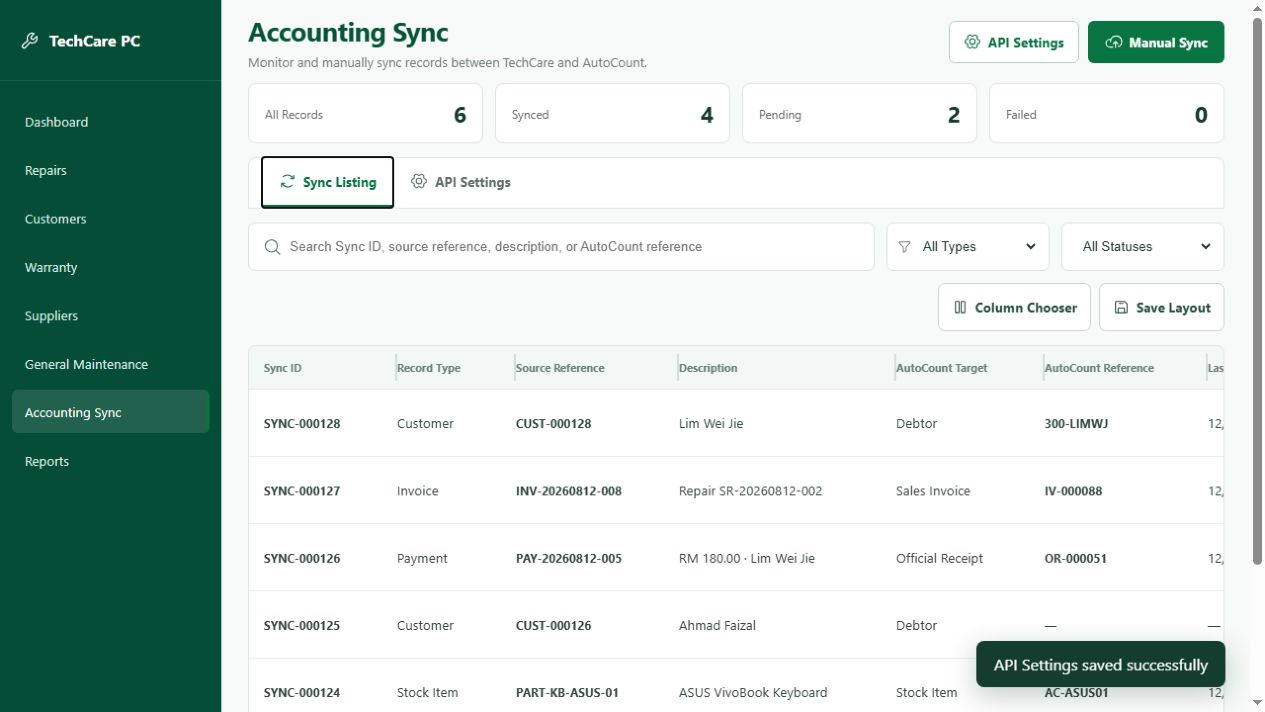
#> input picture accounting-sync-listing.png, 1265 x 712 px, given in place of codex-clipboard-83943cb3-5181-4977-99d1-b21527b6c689.png, which was not available
$ python create-company-receipt-comparison.py
#> lines starting #> are read from the running program, lines starting #| are printed output that depends on the picture; pictures that were not available may be replaced by others from this repository, and a replacement may not be noted
from PIL import Image, ImageDraw, ImageFont

source = Image.open(r"C:\Users\Repair\AppData\Local\Temp\codex-clipboard-83943cb3-5181-4977-99d1-b21527b6c689.png").convert("RGB")
#> source is the input picture: PIL image 1265x712 RGB; mean R, G, B 200.6, 215.3, 210.6
implementation = Image.open(r"C:\Repair\repair-system\receipt-company-profile-data.png").convert("RGB")
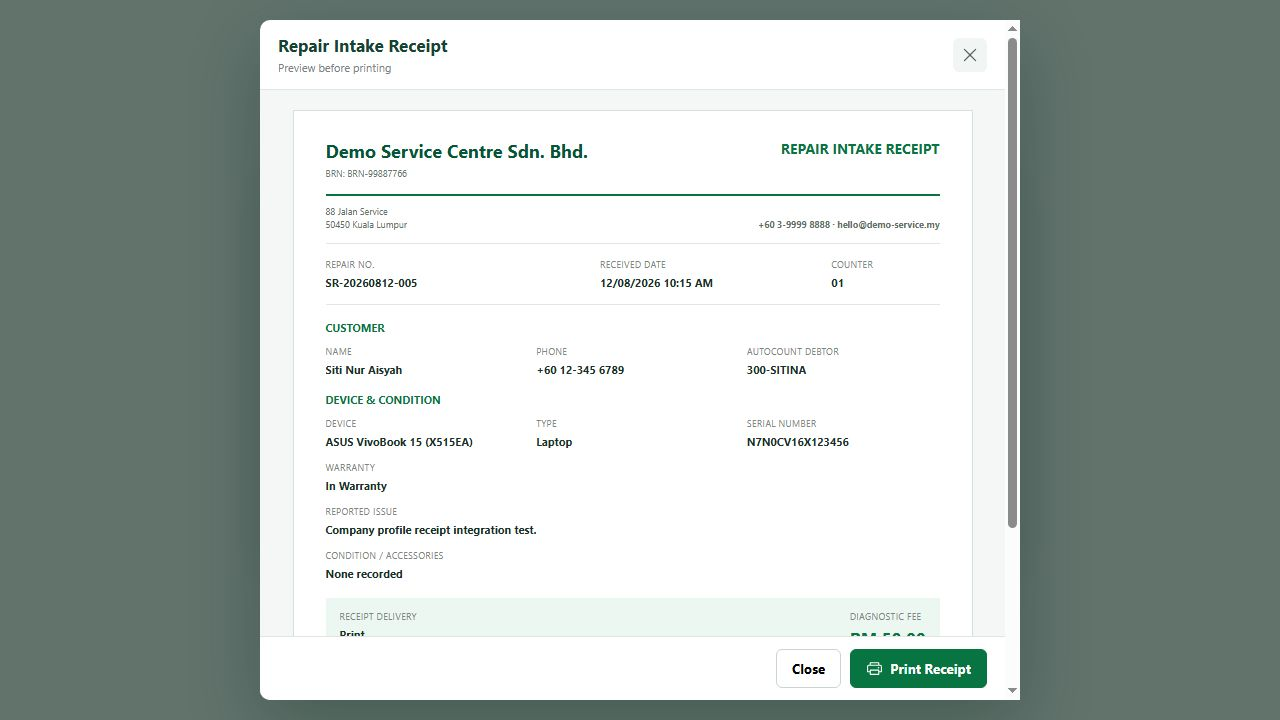
#> input picture receipt-company-profile-data.png, 1280 x 720 px, found by its file name
#> implementation is the input picture: PIL image 1280x720 RGB; mean R, G, B 179, 188.2, 184.1
source.thumbnail((620, 455))
#> source: PIL image 620x349 RGB
implementation.thumbnail((650, 455))
#> implementation: PIL image 650x366 RGB
gap, header = 18, 48
canvas = Image.new("RGB", (source.width + implementation.width + gap * 3, max(source.height, implementation.height) + header + 18), "#eef3f0")
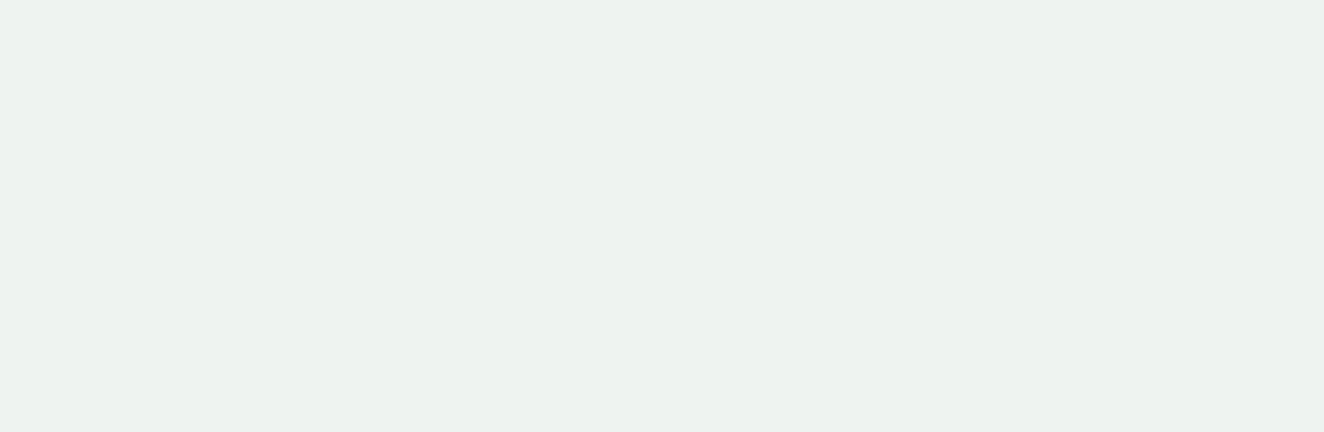
#> canvas: PIL image 1324x432 RGB; mean R, G, B 238, 243, 240
draw = ImageDraw.Draw(canvas)
font = ImageFont.load_default()
draw.text((gap, 17), "SOURCE RECEIPT", fill="#173f31", font=font)
right = source.width + gap * 2
#> right = 656
draw.text((right, 17), "COMPANY PROFILE INTEGRATION", fill="#087441", font=font)
canvas.paste(source, (gap, header))
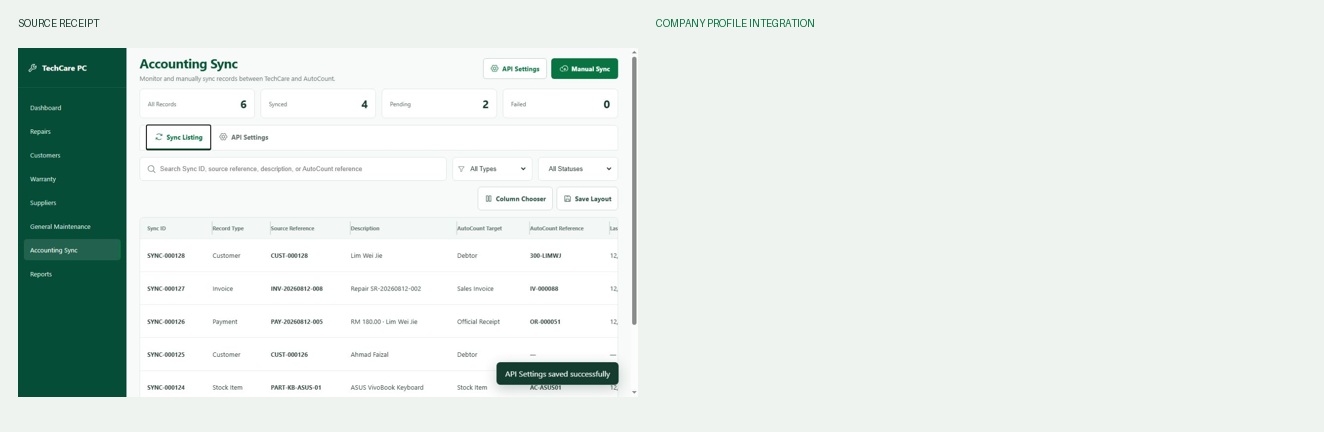
#> canvas: PIL image 1324x432 RGB; mean R, G, B 223.6, 232.4, 228.7
canvas.paste(implementation, (right, header))
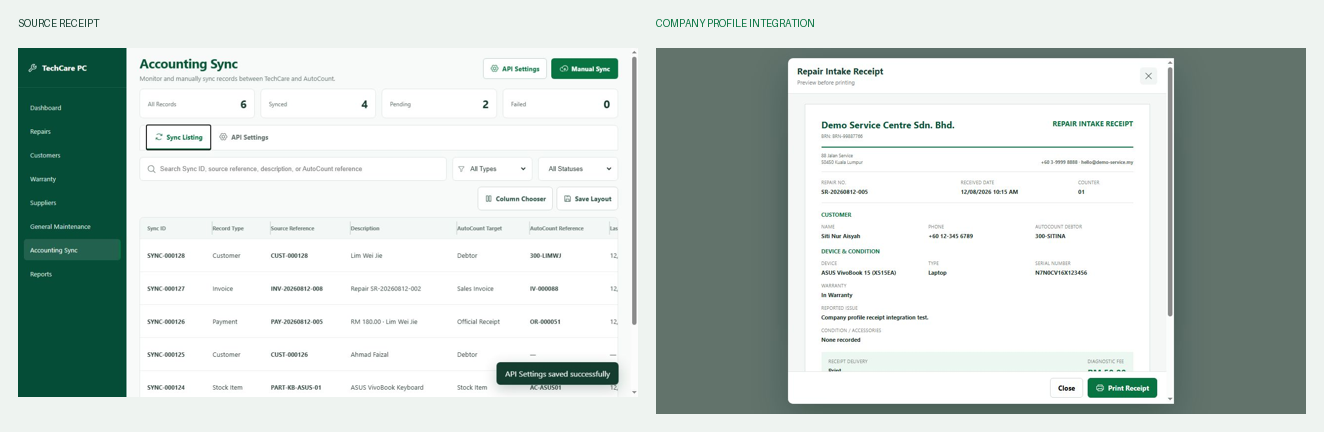
#> canvas: PIL image 1324x432 RGB; mean R, G, B 199, 209.5, 205.4
canvas.save(r"C:\Repair\repair-system\company-receipt-comparison.png")
